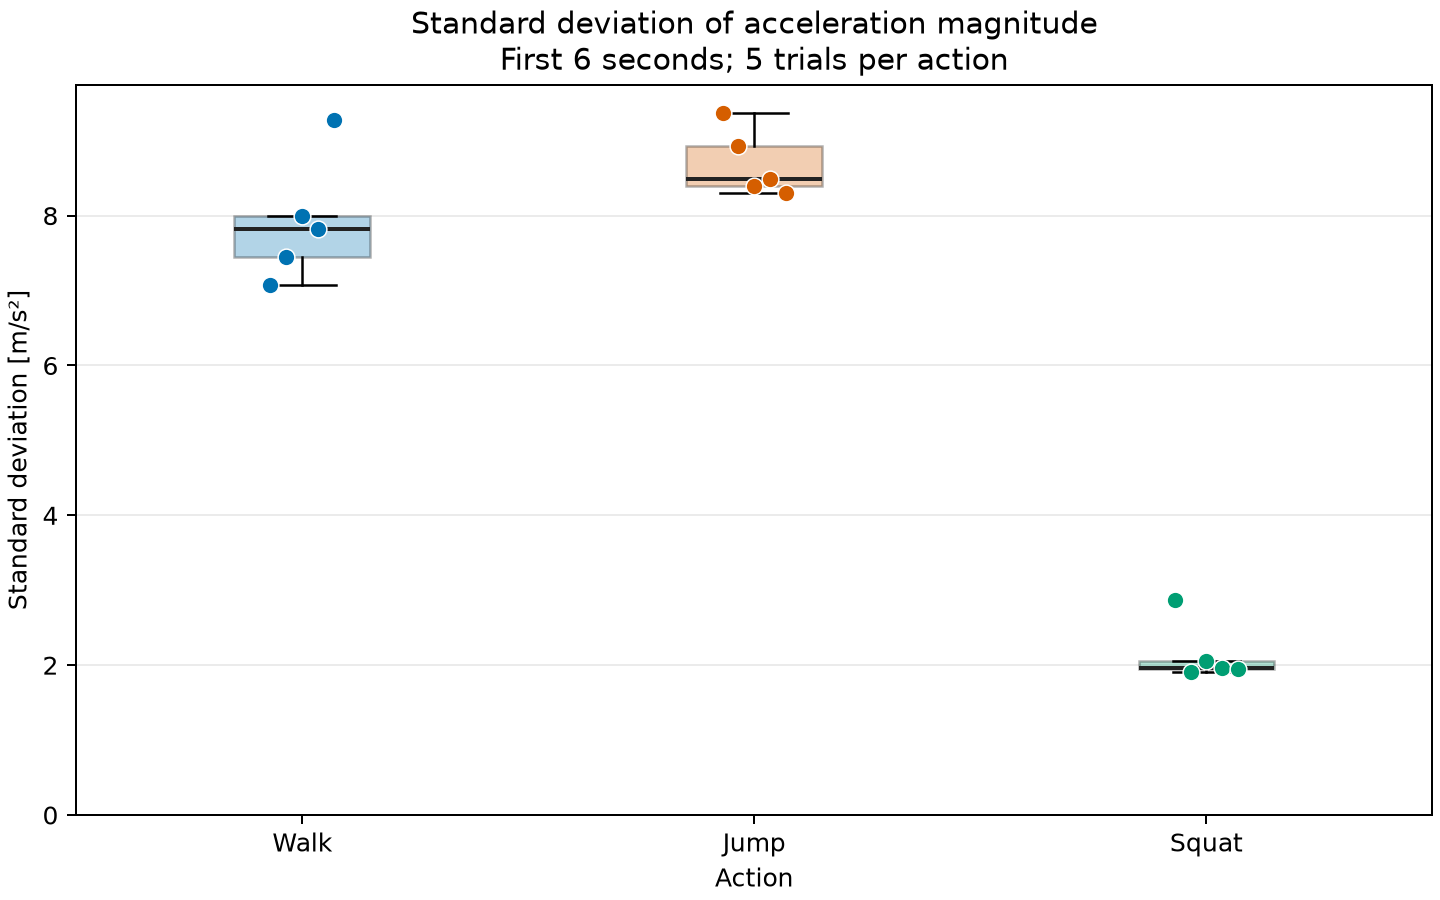

This figure's Python source:
"""課題3-4：切り出し済み15試行の合成加速度の標準偏差を箱ひげ図で比較する。"""

import argparse
import csv
from pathlib import Path

import matplotlib
matplotlib.use("Agg")
import matplotlib.pyplot as plt
import numpy as np


def main():
    parser = argparse.ArgumentParser(description=__doc__)
    parser.add_argument("data_dir", nargs="?", type=Path,
                        default=Path("data/processed/03-visualization/6-seconds"))
    parser.add_argument("--output", type=Path,
                        default=Path("lessons/03-visualization/output/3-4.png"))
    args = parser.parse_args()
    actions = ("walk", "jump", "squat")
    groups, statistics = [], []
    for action in actions:
        deviations = []
        for trial in range(1, 6):
            path = args.data_dir / f"{action}{trial}.csv"
            with path.open(encoding="utf-8-sig", newline="") as file:
                rows = list(csv.DictReader(file))
            xyz = np.array([[float(row[f"acc_{axis}"]) for axis in "xyz"] for row in rows])
            if not np.isfinite(xyz).all():
                raise ValueError(f"加速度に非有限値があります: {path.name}")
            magnitude = np.sqrt(np.sum(xyz ** 2, axis=1))
            # 各試行内の全サンプルを対象とする標準偏差（ddof=0）。
            deviation = float(np.std(magnitude, ddof=0))
            deviations.append(deviation)
            statistics.append((path.name, action, len(rows), deviation))
            print(f"{path.name}: standard deviation={deviation:.6f} m/s²")
        groups.append(deviations)

    fig, ax = plt.subplots(figsize=(8, 5), layout="constrained")
    boxes = ax.boxplot(groups, whis=1.5, patch_artist=True, showfliers=False,
                       medianprops={"color": "#222222", "linewidth": 1.6})
    for i, (patch, values, color) in enumerate(
        zip(boxes["boxes"], groups, ("#0072B2", "#D55E00", "#009E73")), start=1
    ):
        patch.set_facecolor(color)
        patch.set_alpha(0.3)
        # 各点は1試行の標準偏差。全5点を示し、外れ値も隠さない。
        ax.scatter(i + np.linspace(-0.07, 0.07, 5), values, color=color,
                   edgecolors="white", linewidths=0.6, s=45, zorder=3)
    ax.set_xticks((1, 2, 3), ("Walk", "Jump", "Squat"))
    ax.set(title="Standard deviation of acceleration magnitude\nFirst 6 seconds; 5 trials per action",
           xlabel="Action", ylabel="Standard deviation [m/s²]", ylim=(0, None))
    ax.grid(axis="y", alpha=0.25)
    args.output.parent.mkdir(parents=True, exist_ok=True)
    fig.savefig(args.output, dpi=180)
    plt.close(fig)
    with args.output.with_name("3-4-statistics.csv").open(
        "w", encoding="utf-8", newline=""
    ) as file:
        writer = csv.writer(file)
        writer.writerow(("file", "action", "samples", "std_m_s2"))
        writer.writerows(statistics)


if __name__ == "__main__":
    main()
